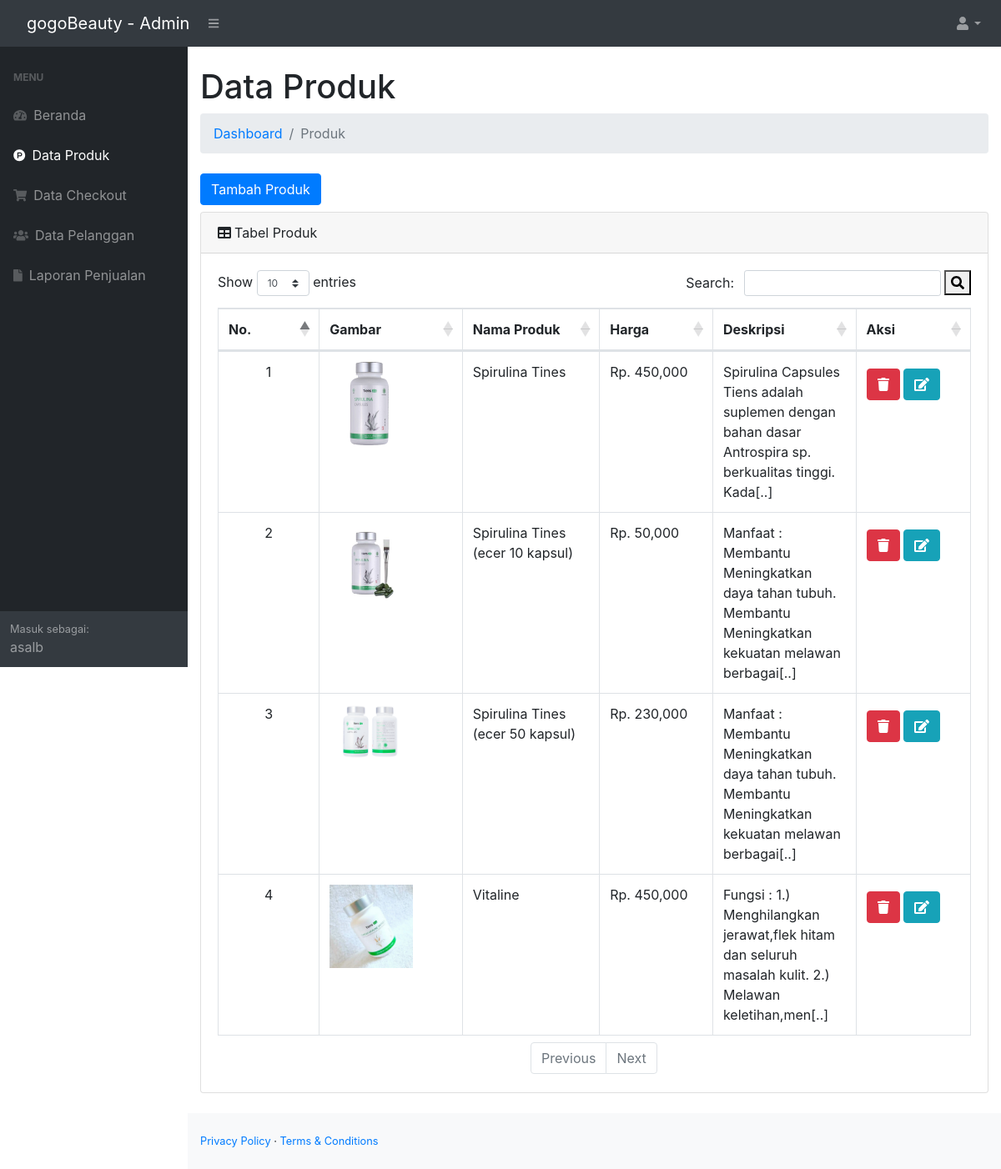
/admin/dist/index.php?halaman=produk (signed in), run on the app's committed database.
### tables this page shows
CREATE TABLE `produk` (
  `id_produk` int(11) NOT NULL,
  `nama_produk` varchar(200) NOT NULL,
  `harga_produk` int(11) NOT NULL,
  `deskripsi` text NOT NULL,
  `foto_produk` varchar(100) NOT NULL
);

### admin/dist/functions.php (called while the page is built, shortened)
<?php
$conn = mysqli_connect("localhost", "root", "", "jualbeli");
function query($query)
{
    global $conn;
    $result = mysqli_query($conn, $query);
    $rows = [];
    while ($row = mysqli_fetch_assoc($result)) {
        $rows[] = $row;
    }
    return $rows;
}

### admin/dist/produk.php (the view, shortened to what this page needs)
<?php
require_once 'functions.php';
$dataProduk = query("SELECT * FROM produk");
?>
<html lang="en">
<head>
</head>
<body>
    <div class="container-fluid">
        <h1 class="mt-4">Data Produk</h1>
        <ol class="breadcrumb mb-4">
            <li class="breadcrumb-item"><a href="index.php">Dashboard</a></li>
            <li class="breadcrumb-item active">Produk</li>
        </ol>
        <a href="index.php?halaman=tambahproduk" class="btn btn-primary mb-2">Tambah Produk</a>
        <div class="card mb-4">
            <div class="card-header">
                Tabel Produk
            </div>
            <div class="card-body">
                <div class="table-responsive">
                    <div id="offline_wrapper" class="dataTables_wrapper dt-bootstrap4 no-footer">
                        <div class="row">
                            <div class="col-sm-12 col-md-6">
                                <div class="dataTables_length" id="offline_length"><label>Show <select name="offline_length" aria-controls="offline" class="custom-select custom-select-sm form-control form-control-sm">
                                            <option value="10">10</option>
                                        </select> entries</label></div>
                            </div>
                            <div class="col-sm-12 col-md-6">
                                <form action="index.php?halaman=produk&cari=<?php $halaman; ?>" method="GET">
                                    <div id="offline_filter" class="dataTables_filter">
                                        <label>Search:
                                        </label>
                                        <input type="text" name="halaman" class="form-control form-control-sm" placeholder="" aria-controls="offline">
                                        <a href="#">
                                             <button type="submit" name="cari">
                                                <i class="fa fa-search"></i>
                                            </button>
                                        </a>
                                    </div>
                            </div>
                        </div>
                        <div class="row">
                            <div class="col-sm-12">
                                <table class="table table-bordered dataTable no-footer" id="offline" role="grid" aria-describedby="offline_info" style="width: 100%;" width="100%" cellspacing="0">
                                    <thead>
                                        <tr class="text-center" role="row">
                                            <th class="sorting_asc" tabindex="0" aria-controls="offline" rowspan="1" colspan="1" style="width: 99px;" aria-sort="ascending" aria-label="No: activate to sort column descending">No.
                                            </th>
                                            <th class="sorting" tabindex="0" aria-controls="offline" rowspan="1" colspan="1" style="width: 147px;" aria-label="Nama: activate to sort column ascending">
                                                Gambar</th>
                                            <th class="sorting" tabindex="0" aria-controls="offline" rowspan="1" colspan="1" style="width: 147px;" aria-label="Nama: activate to sort column ascending">
                                                Nama Produk</th>
                                            <th class="sorting" tabindex="0" aria-controls="offline" rowspan="1" colspan="1" style="width: 111px;" aria-label="NIK: activate to sort column ascending">
                                                Harga
                                            </th>
                                            <th class="sorting" tabindex="0" aria-controls="offline" rowspan="1" colspan="1" style="width: 139px;" aria-label="Email: activate to sort column ascending">
                                                Deskripsi</th>
                                            <th class="sorting" tabindex="0" aria-controls="offline" rowspan="1" colspan="1" style="width: 118px;" aria-label="Aksi: activate to sort column ascending">
                                                Aksi</th>
                                        </tr>
                                    </thead>
                                    <tbody>
                                        <?php $nomor = 1; ?>
                                        <?php foreach ($dataProduk as $produk) : ?>
                                            <tr class="odd">
                                                <td class="text-center"><?= $nomor; ?></td>
                                                <td><img src="assets/img/<?= $produk['foto_produk']; ?>" width=100</td>
                                                <td><?= $produk['nama_produk']; ?></td>
                                                <td>Rp. <?= number_format($produk['harga_produk']); ?></td>
                                                <td><?= substr($produk["deskripsi"], 0, 100) . "[..]"; ?></td>
                                                <td>
                                                    <a href="index.php?halaman=hapus&id=<?= $produk['id_produk']; ?>" class="btn-danger btn mt-2" onclick="return confirm('Yakin?');"><i class="fa fa-trash"></i></a>
                                                    <a href="index.php?halaman=ubah&id=<?= $produk['id_produk']; ?>" class="btn-info btn mt-2"><i class="fa fa-edit"></i></a>
                                                </td>
                                            </tr>
                                            <?php $nomor++; ?>
                                        <?php endforeach; ?>
                                    </tbody>
                                </table>
                            </div>
                        </div>
                        <div class="row">
                            <div class="col-sm-12 col-md-7">
                                <div class="dataTables_paginate paging_simple_numbers" id="offline_paginate">
                                    <ul class="pagination">
                                        <li class="paginate_button page-item previous disabled" id="offline_previous"><a href="#" aria-controls="offline" data-dt-idx="0" tabindex="0" class="page-link">Previous</a></li>
                                        <li class="paginate_button page-item next disabled" id="offline_next"><a href="#" aria-controls="offline" data-dt-idx="1" tabindex="0" class="page-link">Next</a>
                                        </li>
                                    </ul>
                                </div>
                            </div>
                        </div>
                    </div>
                </div>
            </div>
        </div>
    </div>
</body>
</html>

### data on the page
produk: foto_produk (picture), nama_produk "Spirulina Tines", harga_produk "450,000", deskripsi "Spirulina Capsules Tiens adalah suplemen dengan bahan dasar Antrospira sp. berkualitas tinggi. Kada"
produk: foto_produk (picture), nama_produk "Spirulina Tines (ecer 10 kapsul)", harga_produk "50,000", deskripsi "Manfaat : Membantu Meningkatkan daya tahan tubuh. Membantu Meningkatkan kekuatan melawan berbagai"
produk: foto_produk (picture), nama_produk "Spirulina Tines (ecer 50 kapsul)", harga_produk "230,000", deskripsi "Manfaat : Membantu Meningkatkan daya tahan tubuh. Membantu Meningkatkan kekuatan melawan berbagai"
produk: foto_produk (picture), nama_produk "Vitaline", harga_produk "450,000", deskripsi "Fungsi : 1.) Menghilangkan jerawat,flek hitam dan seluruh masalah kulit. 2.) Melawan keletihan,men"

### other printed values
$nama[$i] "a"
$nama[$i] "s"
$nama[$i] "l"
$nama[$i] "b"
